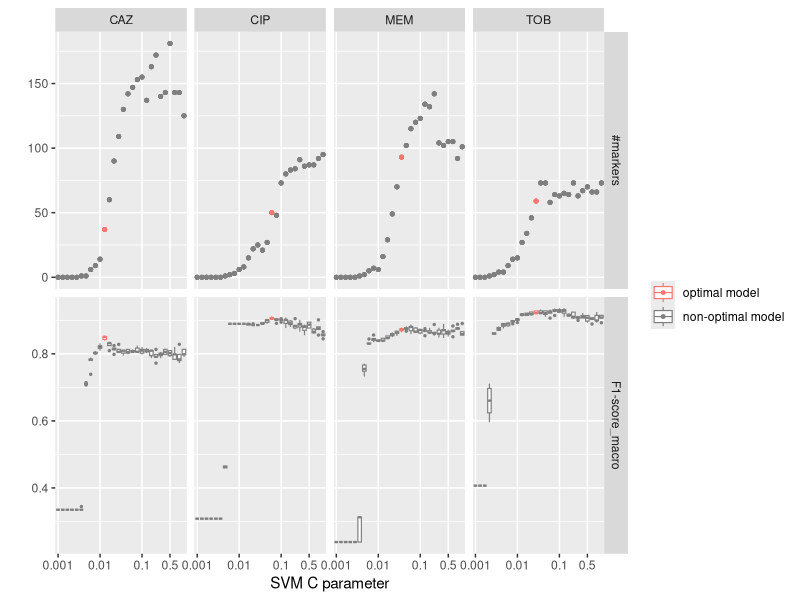

The R script that drew this image: (Note: this script raises an error after producing the figure.)
library(tidyverse)

perf <- read_tsv("feat_perf.txt")
best <- read_tsv("best_models.txt")

#group_by(perf, drug, mode, measure) %>% summarize(mean = sprintf("%0.2f", sd(value)), std = sprintf("%0.2f", mean(value))) %>% write_tsv("perf_all_aggregated.txt")
#perf <- filter(perf, measure == "F1-score_macro")
#perf_sum <- group_by(perf, drug, mode, measure, c_param) %>% r(std = sd(value), mean = mean(value)) 
#perf_max <- perf_sum %>% filter(measure == "F1-score_macro") %>% group_by(drug, mode, measure) %>% filter(mean == max(mean))
#perf_sum %>% mutate(mean = sprintf("%0.2f", mean), std = sprintf("%0.2f", std)) %>% write_tsv("perf_all_aggregated.txt")
perf <- filter(perf, mode == "snps" & drug == "Ciprofloxacin" | (mode == "gpa_expr" & (drug == "Meropenem" | drug == "Ceftazidim" | drug == "Tobramycin")))
perf <- full_join(perf, best)
perf$drug <- recode(perf$drug, Ciprofloxacin= "CIP", Meropenem = "MEM", Ceftazidim = "CAZ", Tobramycin = "TOB")
perf <- gather(perf, type, value, no_feats, `F1-score_macro`)
perf <- mutate(perf, type = replace(type, type == "no_feats", "#markers"))


#sapply(drugs, function(drug){ 
    perf <- filter(perf, (drug == "CIP") | (drug == "MEM") | (drug == "TOB") | (drug == "CAZ"))
    p <- ggplot(data = perf) +
         geom_boxplot(data = subset(perf, type == "F1-score_macro"), aes(x = as.factor(c_param), y = value, color = measure), outlier.size = .5, lwd = .4) + 
         geom_point(data = subset(perf, type == "#markers"), aes(x = as.factor(c_param), y = value, color = measure), size = 1) + 
         facet_grid(type ~ drug, scale = "free_y") +
         scale_x_discrete(breaks = c(0.001,  0.01,  0.1, 0.5), labels = c("0.001" = 0.001, "0.01" = 0.01, "0.1" = 0.1, "0.5" = 0.5)) +
         scale_color_discrete(labels = c("optimal model", "non-optimal model")) +
         labs(y = "", x = "SVM C parameter", color ="") + 
ggsave(paste("c-param_vs_perf.png", sep = ""))
